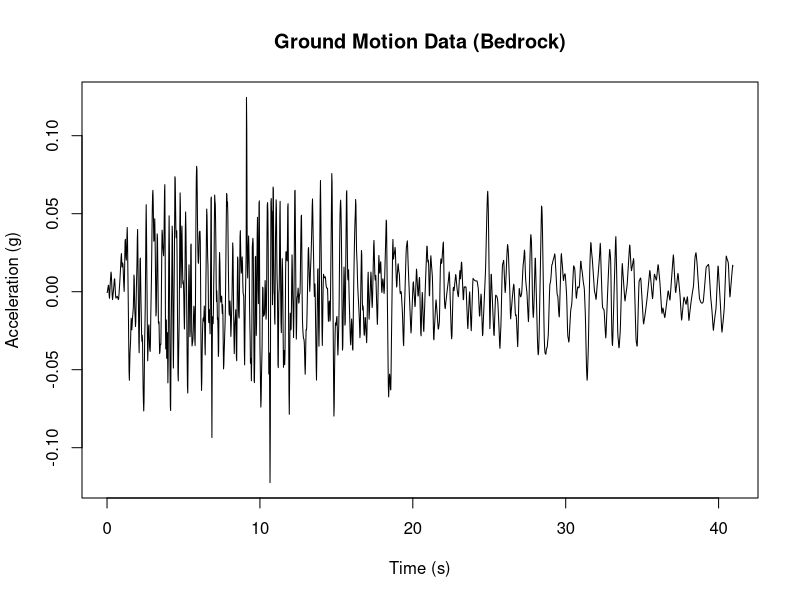
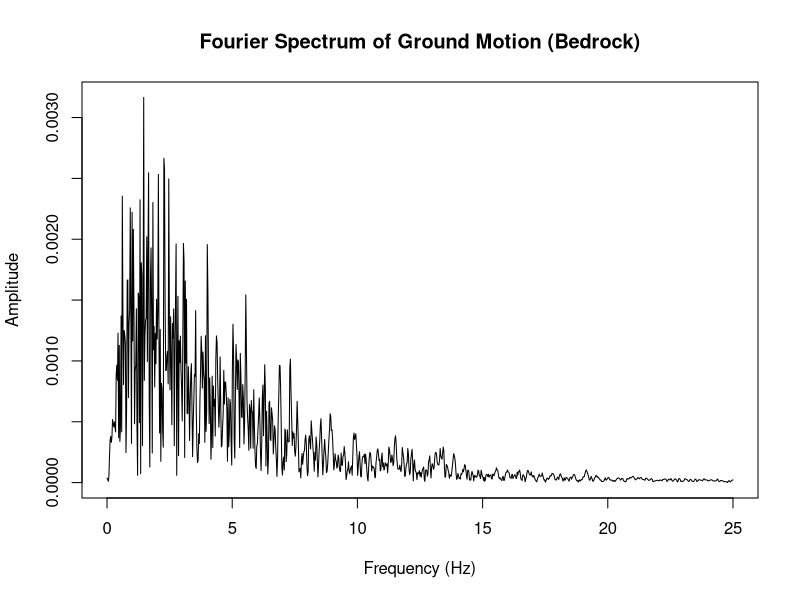
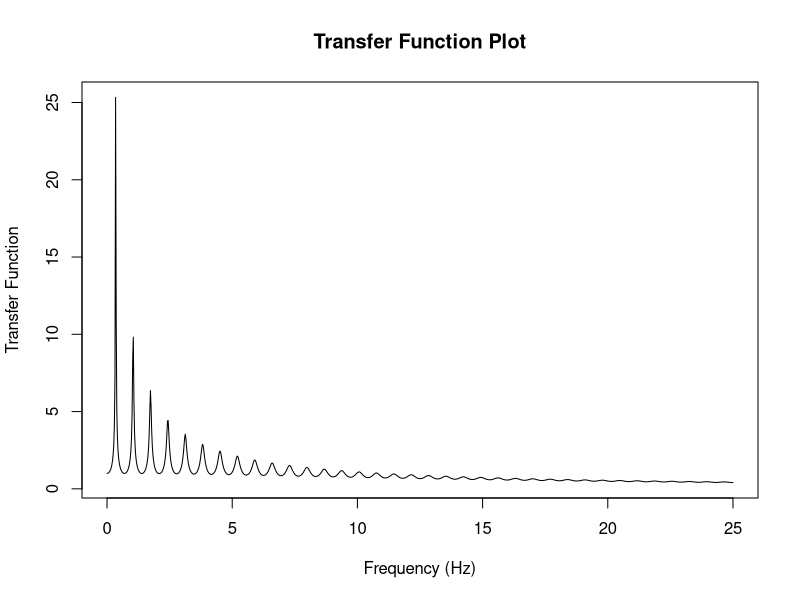
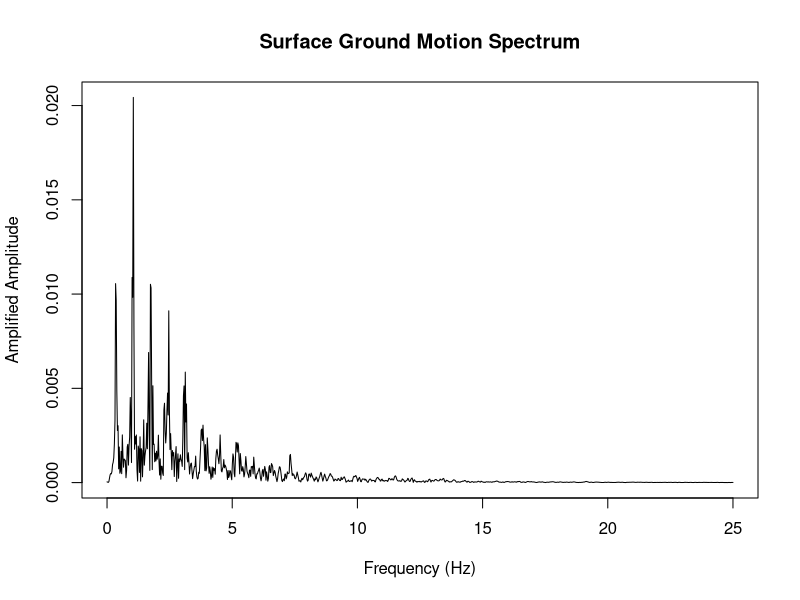
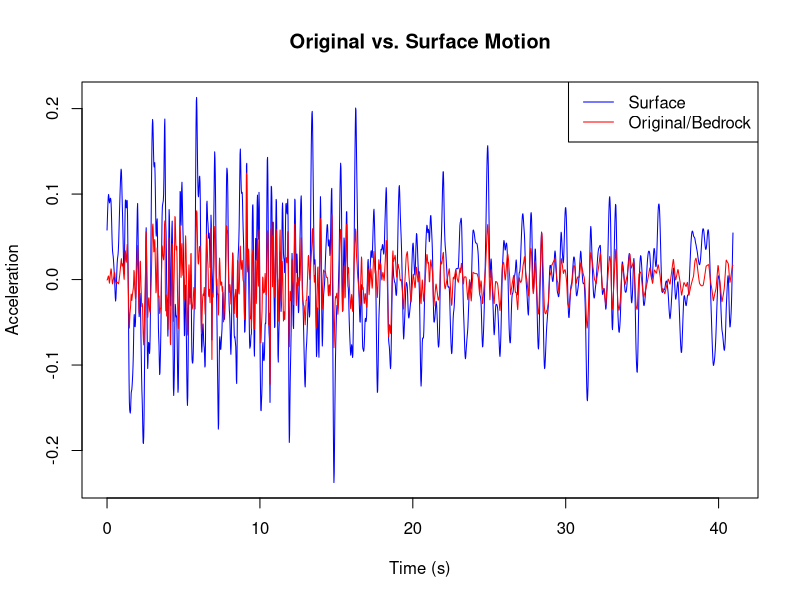
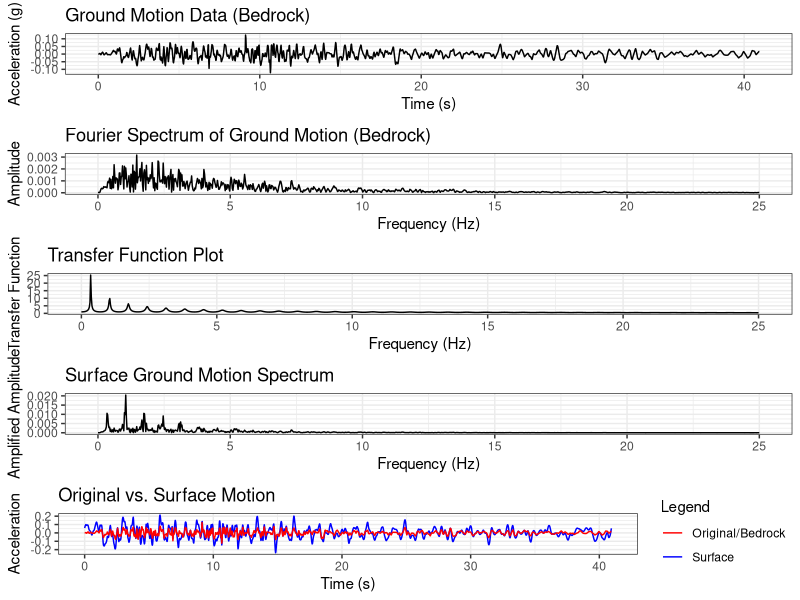
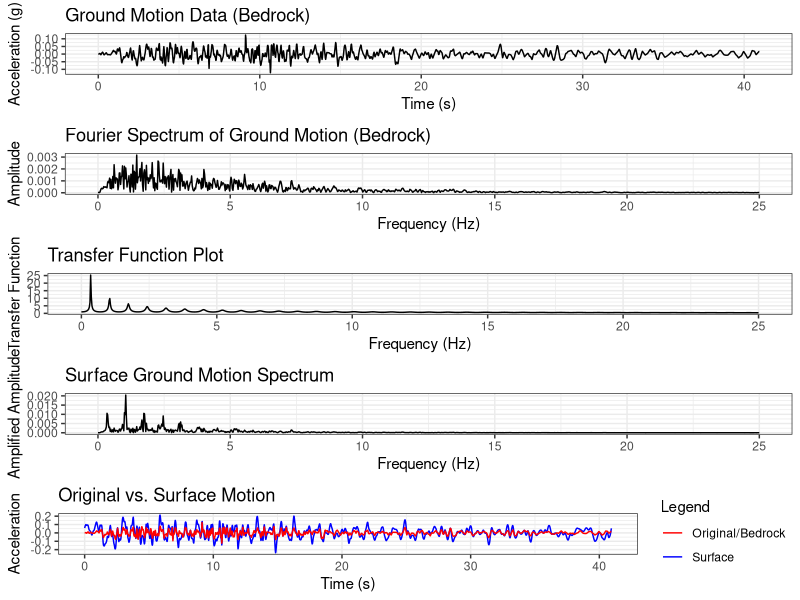
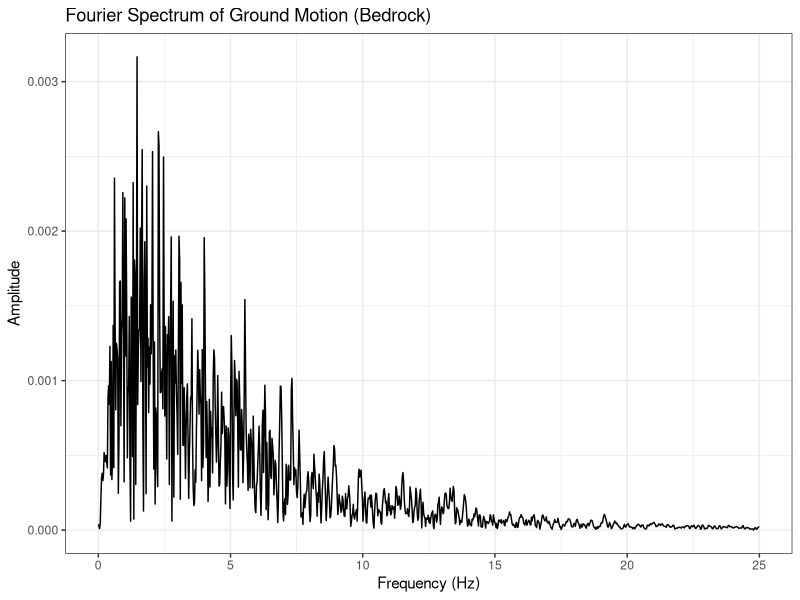

R code for these plots, in order:
### 1-D Response, Linear Soil, Rigid Rock, Damped Soil
library(egg)
library(ggplot2)
library(ggpubr)

#INPUT SOIL DATA
H <- 360       # soil thickness in m (Total covering til surface)
Vs <- 500     # shear wave velocity in m/s
damping_ratio <- 2 / 100 # damping ratio in %

# Load the data
data <- read.csv("Input Motion UTS 2024.csv")  # for the code, set the column name into "time" and "acceleration" first
time <- data$time
acceleration <- data$acceleration

#Plot ground motion data (bedrock)
plot(time, acceleration, type = "l", 
     xlab = "Time (s)", ylab = "Acceleration (g)", 
     main = "Ground Motion Data (Bedrock)")

## Fourier Transform of Acceleration Data
# Perform Fourier Transform
n <- length(acceleration)
dt <- time[2] - time[1]  # Sampling interval
frequencies <- seq(0, 1 / (2 * dt), length.out = n / 2 + 1)

# Compute FFT and extract positive frequencies only
fft_result <- fft(acceleration)
amplitude <- Mod(fft_result[1:(n / 2 + 1)]) / n  # Normalize amplitude for FFT scaling (normalize complex number)

# Plot the frequency response (bedrock)
plot(frequencies, amplitude, type = "l", 
     xlab = "Frequency (Hz)", ylab = "Amplitude", 
     main = "Fourier Spectrum of Ground Motion (Bedrock)")

## Apply a Transfer Function
# F2(w) for 1D response, Linear soil, Rigid Rock, Damped soil
transfer_function <- 1 / sqrt(cos(2*pi*frequencies*H / Vs)^2 + 
                                abs(damping_ratio*(2*pi*frequencies*H / Vs))^2)
# Plot transfer_function
plot(frequencies, transfer_function, type = "l", xlab = "Frequency (Hz)", ylab = "Transfer Function", main = "Transfer Function Plot")

## SURFACE AMPLIFICATION
# Amplify Fourier-transformed data
surface_amplitude <- amplitude * transfer_function

# Plot amplified response (surface)
plot(frequencies, surface_amplitude, type = "l", xlab = "Frequency (Hz)", ylab = "Amplified Amplitude", main = "Surface Ground Motion Spectrum")

## INVERSE Fourier Transform to Get Surface Motion in Time Domain
# Combine amplified result to form a symmetric complex sequence
fft_amplified <- fft_result
fft_amplified[1:(n / 2 + 1)] <- fft_amplified[1:(n / 2 + 1)] * transfer_function
fft_amplified[(n / 2 + 2):n] <- Conj(fft_amplified[(n / 2):1])

# Inverse FFT to get time-domain response
surface_motion <- Re(fft(fft_amplified, inverse = TRUE)) / n

# Plot the original and surface motion in time domain
plot(time, surface_motion, type = "l", col = "blue", xlab = "Time (s)", ylab = "Acceleration", main = "Original vs. Surface Motion")
lines(time, acceleration, col = "red")
legend("topright", legend = c("Surface", "Original/Bedrock"), col = c("blue", "red"), lty = 1)


### PLOT SUMMARY
# 0. Plot the ground motion data
p0 <- ggplot(data.frame(time, acceleration), aes(x = time, y = acceleration)) +
  geom_line() +
  theme_bw()+
  labs(x = "Time (s)", y = "Acceleration (g)", title = "Ground Motion Data (Bedrock)")

# 1. Plot the frequency response (bedrock)
p1 <- ggplot(data.frame(frequencies, amplitude), aes(x = frequencies, y = amplitude)) +
  geom_line() +
  theme_bw() +
  labs(x = "Frequency (Hz)", y = "Amplitude", title = "Fourier Spectrum of Ground Motion (Bedrock)")

# 2. Plot transfer function
p2 <- ggplot(data.frame(frequencies, transfer_function), aes(x = frequencies, y = transfer_function)) +
  geom_line() +
  theme_bw() +
  labs(x = "Frequency (Hz)", y = "Transfer Function", title = "Transfer Function Plot")

# 3. Plot amplified response (surface)
p3 <- ggplot(data.frame(frequencies, surface_amplitude), aes(x = frequencies, y = surface_amplitude)) +
  geom_line() +
  theme_bw() +
  labs(x = "Frequency (Hz)", y = "Amplified Amplitude", title = "Surface Ground Motion Spectrum")

# 4. Plot the original and surface motion in time domain with an internal legend
p4 <- ggplot(data.frame(time, surface_motion, acceleration), aes(x = time)) +
  geom_line(aes(y = surface_motion, color = "Surface")) +
  geom_line(aes(y = acceleration, color = "Original/Bedrock")) +
  scale_color_manual(name = "Legend", values = c("Surface" = "blue", "Original/Bedrock" = "red")) +
  theme_bw() +
  labs(x = "Time (s)", y = "Acceleration", title = "Original vs. Surface Motion")

# Arrange all plots with ggarrange
ggarrange(p0, p1, p2, p3, p4, nrow = 5)
#save plots into pdf / jpg file
ggsave("All plot.pdf", # save in pdf format
       plot = last_plot(),
       width = 15, 
       height = 25,
       units = "in")
ggsave("p1.jpg", # save in pdf format
       plot = p1,
       width = 15, 
       height = 5,
       units = "in")
ggsave("p2.jpg", # save in pdf format
       plot = p2,
       width = 15, 
       height = 5,
       units = "in")
ggsave("p3.jpg", # save in pdf format
       plot = p3,
       width = 15, 
       height = 5,
       units = "in")
ggsave("p4.jpg", # save in pdf format
       plot = p4,
       width = 15, 
       height = 5,
       units = "in")
ggsave("p0.jpg", # save in pdf format
       plot = p0,
       width = 15, 
       height = 5,
       units = "in")
